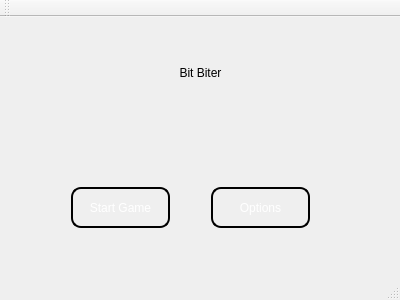
<?xml version="1.0" encoding="UTF-8"?>
<ui version="4.0">
 <class>MainWindow</class>
 <widget class="QMainWindow" name="MainWindow">
  <property name="geometry">
   <rect>
    <x>0</x>
    <y>0</y>
    <width>400</width>
    <height>300</height>
   </rect>
  </property>
  <property name="windowTitle">
   <string>Bit-Biter (beta)</string>
  </property>
  <widget class="QWidget" name="centralWidget">
   <widget class="QPushButton" name="pushButton">
    <property name="geometry">
     <rect>
      <x>70</x>
      <y>170</y>
      <width>101</width>
      <height>41</height>
     </rect>
    </property>
    <property name="styleSheet">
     <string notr="true">QPushButton {    
    min-height: 1.5em;    
    font: 1em;   
    margin: 0 1px 0 1px;   
    color: white;    
    background-color: qlineargradient(x1: 0, y1: 0, x2: 0, y2: 1,
                                      stop: 0 #000000, stop: 1 #CCCCCC);
    
    border-style: outset;    
    border-radius: 10px;
    border-width: 2px;   
    border-color: #000000;
}
 

QPushButton:pressed {    
    background-color: qlineargradient(x1: 0, y1: 0, x2: 0, y2: 1,
                                      stop: 0 #CCCCCC, stop: 1 #000000);
}</string>
    </property>
    <property name="text">
     <string>Start Game</string>
    </property>
   </widget>
   <widget class="QPushButton" name="pushButton_2">
    <property name="geometry">
     <rect>
      <x>210</x>
      <y>170</y>
      <width>101</width>
      <height>41</height>
     </rect>
    </property>
    <property name="styleSheet">
     <string notr="true">QPushButton {    
    min-height: 1.5em;    
    font: 1em;   
    margin: 0 1px 0 1px;   
    color: white;    
    background-color: qlineargradient(x1: 0, y1: 0, x2: 0, y2: 1,
                                      stop: 0 #000000, stop: 1 #cccccc);
    
    border-style: outset;    
    border-radius: 10px;
    border-width: 2px;   
    border-color: #000000;
}
 

QPushButton:pressed {    
    background-color: qlineargradient(x1: 0, y1: 0, x2: 0, y2: 1,
                                      stop: 0 #cccccc, stop: 1 #000000);
}</string>
    </property>
    <property name="text">
     <string>Options</string>
    </property>
   </widget>
   <widget class="QLabel" name="label">
    <property name="geometry">
     <rect>
      <x>0</x>
      <y>10</y>
      <width>401</width>
      <height>91</height>
     </rect>
    </property>
    <property name="styleSheet">
     <string notr="true">font: 46pt &quot;LLPixel&quot;;</string>
    </property>
    <property name="text">
     <string>Bit Biter</string>
    </property>
    <property name="alignment">
     <set>Qt::AlignCenter</set>
    </property>
   </widget>
  </widget>
  <widget class="QMenuBar" name="menuBar">
   <property name="geometry">
    <rect>
     <x>0</x>
     <y>0</y>
     <width>400</width>
     <height>26</height>
    </rect>
   </property>
  </widget>
  <widget class="QToolBar" name="mainToolBar">
   <attribute name="toolBarArea">
    <enum>TopToolBarArea</enum>
   </attribute>
   <attribute name="toolBarBreak">
    <bool>false</bool>
   </attribute>
  </widget>
  <widget class="QStatusBar" name="statusBar"/>
 </widget>
 <layoutdefault spacing="6" margin="11"/>
 <resources/>
 <connections/>
</ui>
